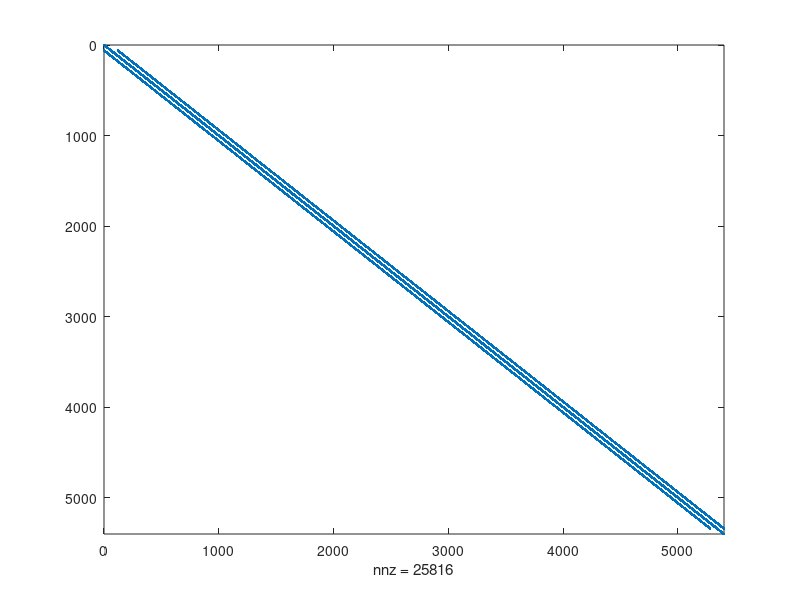
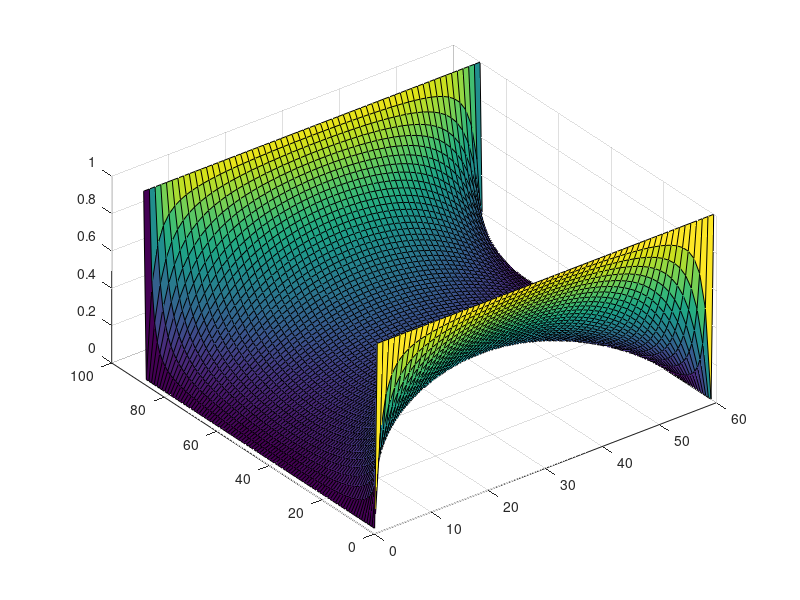

Recreate these plots in MATLAB, in order.
% ELEC4700 Assignment 2: Finite Difference Method

% Initialization

clear all;
close all;
clc;
set(0,'DefaultFigureWindowStyle','docked');

% Solving V=V0 @ x=0 and V=0 @ x=L in region LxW
% Implement funtion 'pbaspect' to fix Z aspect ratio

L = 90;
W = 2/3 * L;
V0 = 1;

nx = L;
ny = W;
G = sparse(nx*ny);
%V = sparse(nx,ny);
F = sparse(1,nx*ny);

for i = 1:nx                %Iteration through length
    for j = 1:ny            %Iteration through width
        n = j + (i-1)*ny;

        if i == 1          % x=0 BCs
            G(n,:) = 0;
            G(n,n) = 1;
            F(n) = 1;
        elseif i == nx     % x=1 BCs
            G(n,:) = 0;
            G(n,n) = 1;
            %F(n) = 0;       %F(n)=0 sets z at final width to 0
            
% COMMENT BELOW FOR 1a
            F(n) = 1;       %F(n)=1 sets z at final width to 1
            
        elseif j == 1                 % y=0 BCs
            nxm = j + (i-2)*ny;
            nxp = j + (i)*ny;
            nyp = j+1 + (i-1)*ny;
            
            G(n,n) = 1;
        elseif j == ny                % y=1 BCs
            nxm = j + (i-2)*ny;
            nxp = j + (i)*ny;
            nym = j-1 + (i-1)*ny;
            
            G(n,n) = 1;
            
            
% COMMENT ABOVE FOR 1a
            
        else
            nxm = j + (i-2)*ny;
            nxp = j + (i)*ny;
            nym = j-1 + (i-1)*ny;
            nyp = j+1 + (i-1)*ny;
            
            G(n,n) = -(4);
            G(n,nxm) = 1;
            G(n,nxp) = 1;
            G(n,nym) = 1;
            G(n,nyp) = 1;
        end
            
    end
end
figure(1)
spy(G)

V = G\F';

Vmap = zeros(nx,ny);
for i = 1:nx
    for j = 1:ny
        n = j + (i-1)*ny;
        Vmap(i,j) = V(n);
    end
end

figure(2)
surf(Vmap)
pbaspect([1 1 0.5])


















